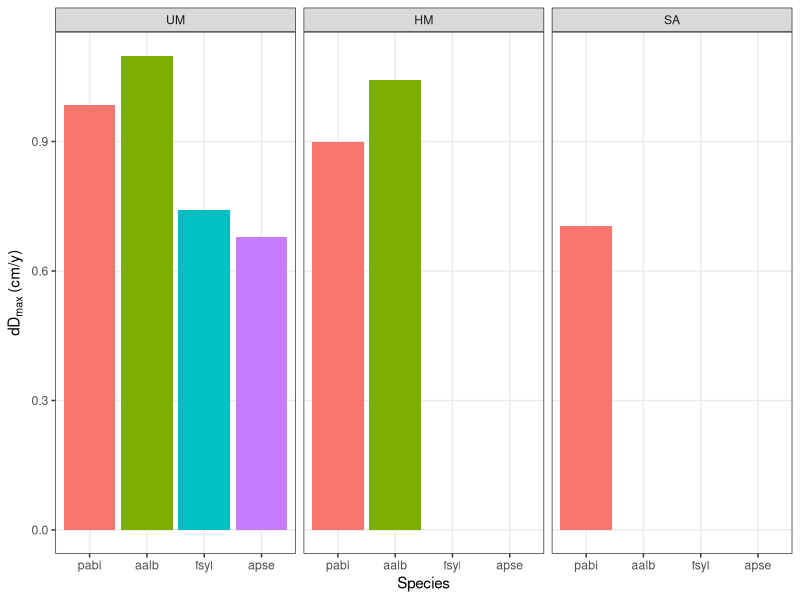

Write R code to recreate this figure. (Note: this script raises an error after producing the figure.)
## visualize maximal diameter growth rates of adult trees
## strata of c3
## 23.1.24


# setup -------------------------------------------------------------------
library(tidyverse)

# folder_out <- "results/ddmax_adu/"

param_fordyn <- read_delim("data/processed/paramfordyn/paramfordyn_cal.csv", ";",
                           col_types = cols(
                             `function` = col_character(),
                             f.expl     = col_character(),
                             stratum    = col_character(),
                             species    = col_character(),
                             p.name     = col_character(),
                             p.value    = col_double(),
                             p.expl     = col_character()
                           )) %>% 
  select(stratum, species, p.name, p.value)

param_ddmax <- param_fordyn %>% 
  filter(p.name == "dgadu_ddmax") %>% 
  filter(stratum != "SM") %>% 
  mutate(stratum = factor(stratum, levels = c("UM", "HM", "SA")),
         species = factor(species, levels = c("pabi", "aalb", "fsyl", "apse")))

gg_ddmax <- ggplot(param_ddmax, aes(species, p.value, fill = species)) +
  geom_col(position = "dodge") +
  facet_wrap(~stratum) +
  labs(x = "Species",
       y = expression(dD[max]*" (cm/y)")) +
  theme_bw() +
  theme(panel.grid.minor = element_blank(),
        legend.position  = "none")

ggsave(str_c(folder_out, "ddmax_adu_c3.jpg"),
       width = 10,
       height = 4,
       units = "cm",
       scale = 1.5)

rm(list = setdiff(ls(), c("folder_out", "gg_dH", "gg_ddmax")))
